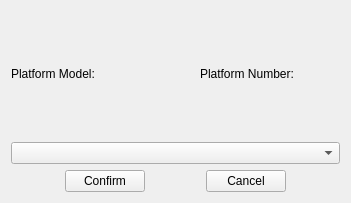
<?xml version="1.0" encoding="UTF-8"?>
<ui version="4.0">
 <class>CDlgSetPlat</class>
 <widget class="QWidget" name="CDlgSetPlat">
  <property name="geometry">
   <rect>
    <x>0</x>
    <y>0</y>
    <width>351</width>
    <height>203</height>
   </rect>
  </property>
  <property name="windowTitle">
   <string>CDlgSetPlat</string>
  </property>
  <layout class="QVBoxLayout" name="verticalLayout">
   <item>
    <layout class="QHBoxLayout" name="horizontalLayout_3">
     <item>
      <layout class="QHBoxLayout" name="horizontalLayout">
       <item>
        <widget class="QLabel" name="label">
         <property name="text">
          <string>Platform Model:</string>
         </property>
        </widget>
       </item>
       <item>
        <widget class="QLabel" name="platTypeName">
         <property name="minimumSize">
          <size>
           <width>80</width>
           <height>0</height>
          </size>
         </property>
         <property name="text">
          <string/>
         </property>
        </widget>
       </item>
      </layout>
     </item>
     <item>
      <spacer name="horizontalSpacer">
       <property name="orientation">
        <enum>Qt::Horizontal</enum>
       </property>
       <property name="sizeHint" stdset="0">
        <size>
         <width>40</width>
         <height>20</height>
        </size>
       </property>
      </spacer>
     </item>
     <item>
      <layout class="QHBoxLayout" name="horizontalLayout_2">
       <item>
        <widget class="QLabel" name="label_2">
         <property name="text">
          <string>Platform Number:</string>
         </property>
        </widget>
       </item>
       <item>
        <widget class="QLabel" name="platIndex">
         <property name="minimumSize">
          <size>
           <width>40</width>
           <height>0</height>
          </size>
         </property>
         <property name="text">
          <string/>
         </property>
        </widget>
       </item>
      </layout>
     </item>
    </layout>
   </item>
   <item>
    <widget class="QComboBox" name="comboBoxPlatName"/>
   </item>
   <item>
    <layout class="QHBoxLayout" name="horizontalLayout_4">
     <item>
      <spacer name="horizontalSpacer_3">
       <property name="orientation">
        <enum>Qt::Horizontal</enum>
       </property>
       <property name="sizeHint" stdset="0">
        <size>
         <width>40</width>
         <height>20</height>
        </size>
       </property>
      </spacer>
     </item>
     <item>
      <widget class="QPushButton" name="PBOk">
       <property name="text">
        <string>Confirm</string>
       </property>
      </widget>
     </item>
     <item>
      <spacer name="horizontalSpacer_2">
       <property name="orientation">
        <enum>Qt::Horizontal</enum>
       </property>
       <property name="sizeHint" stdset="0">
        <size>
         <width>40</width>
         <height>20</height>
        </size>
       </property>
      </spacer>
     </item>
     <item>
      <widget class="QPushButton" name="PBCancel">
       <property name="text">
        <string>Cancel</string>
       </property>
      </widget>
     </item>
     <item>
      <spacer name="horizontalSpacer_4">
       <property name="orientation">
        <enum>Qt::Horizontal</enum>
       </property>
       <property name="sizeHint" stdset="0">
        <size>
         <width>40</width>
         <height>20</height>
        </size>
       </property>
      </spacer>
     </item>
    </layout>
   </item>
  </layout>
 </widget>
 <layoutdefault spacing="6" margin="11"/>
 <resources/>
 <connections/>
</ui>
